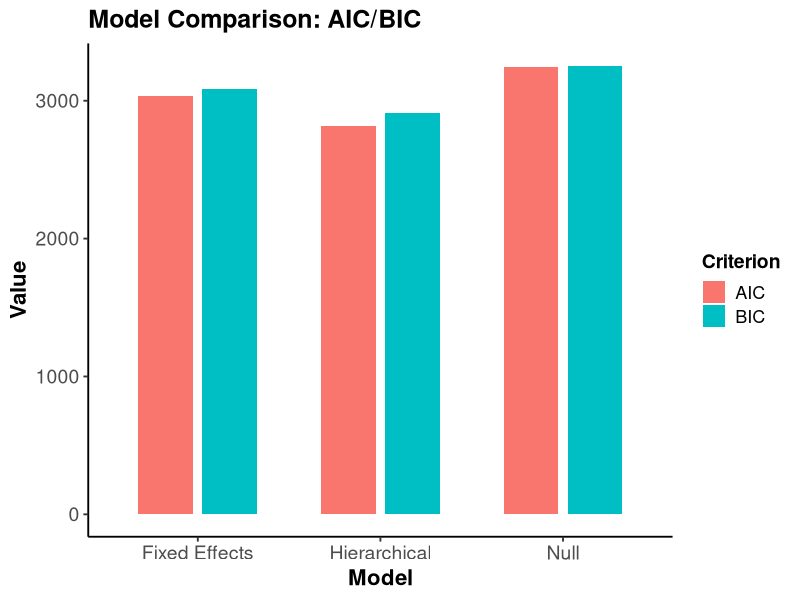
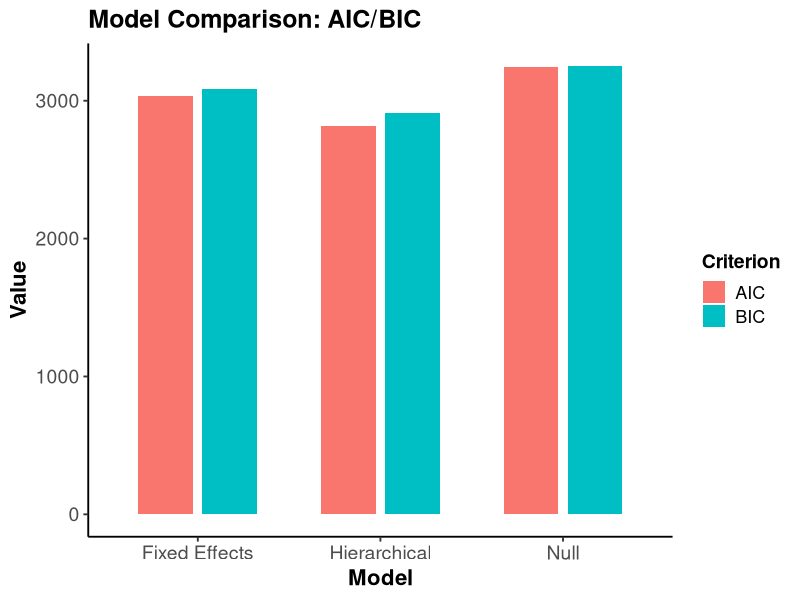
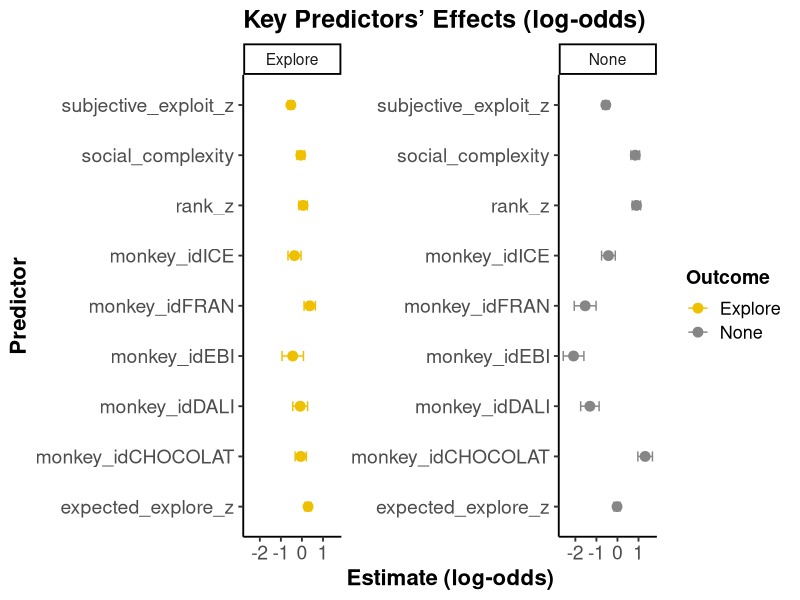
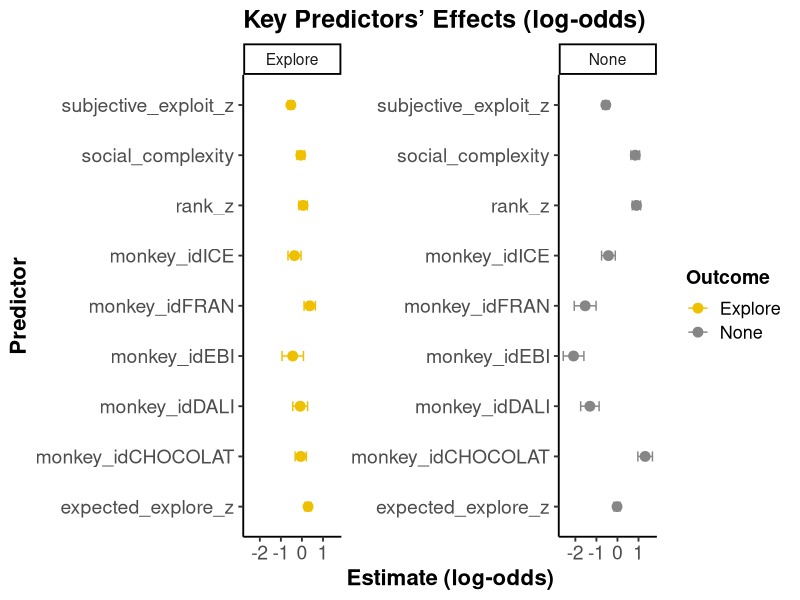
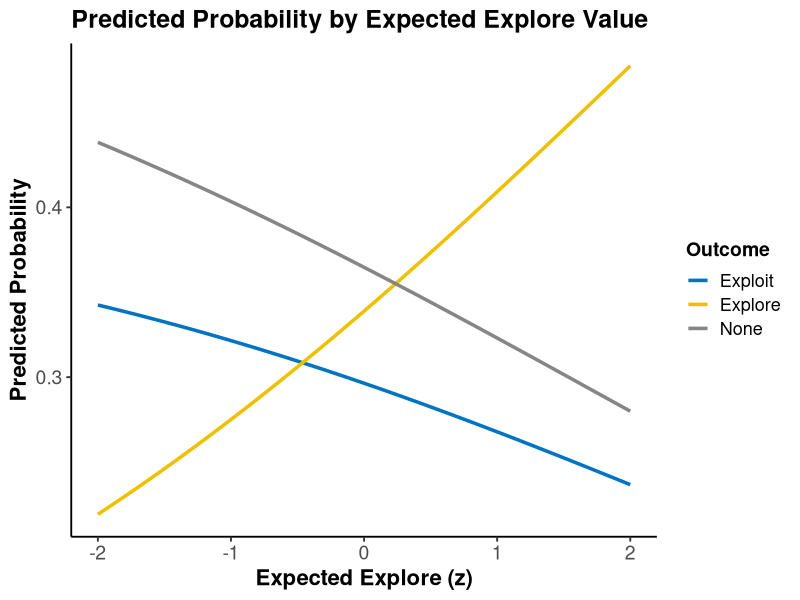
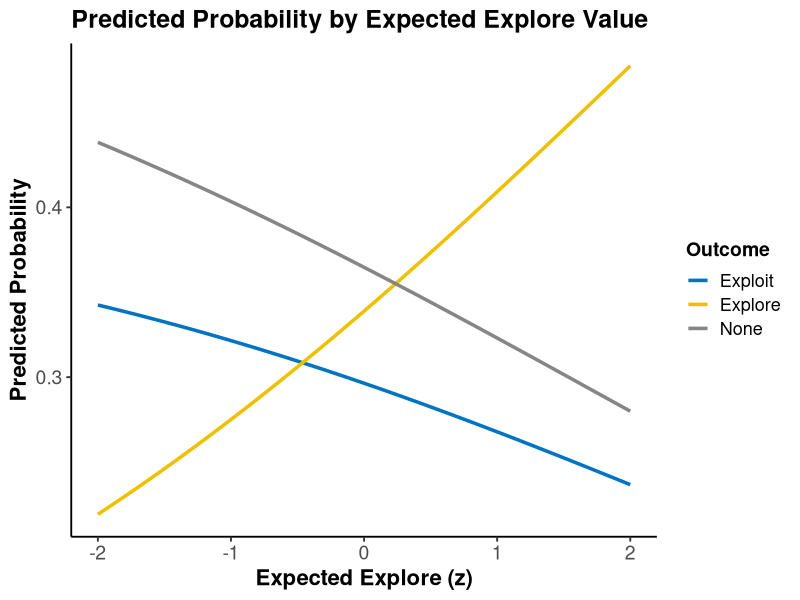
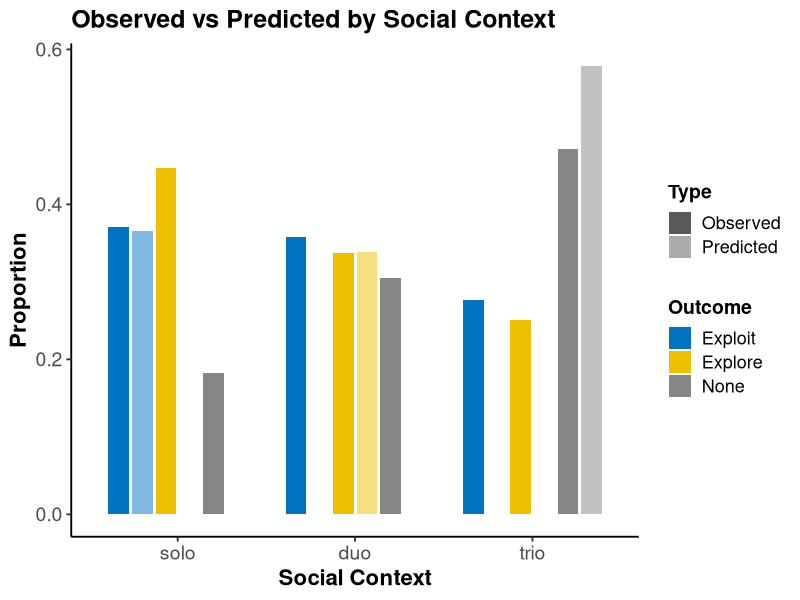
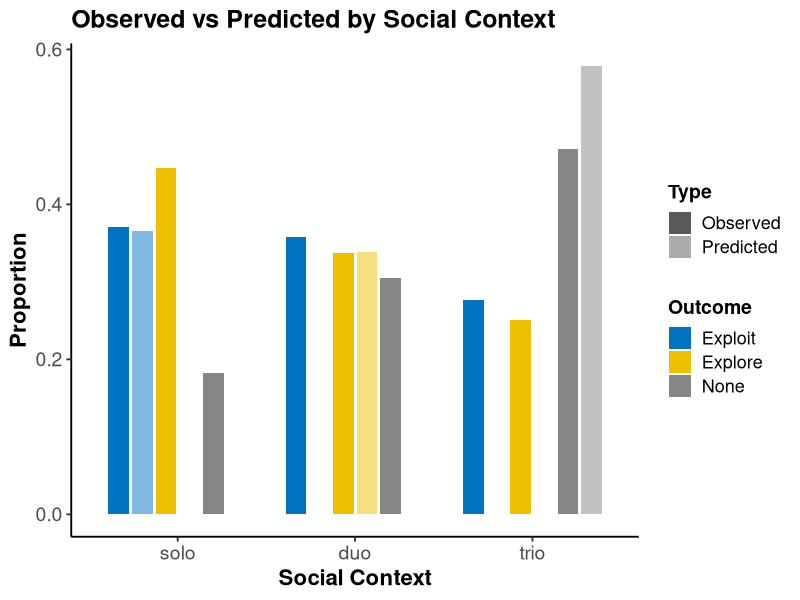

The R script that drew these images, in order:
# =============================================================================
# POSTER KEY FINDINGS PLOTS: Clean Classic Style
# =============================================================================

library(ggplot2)
library(dplyr)
library(nnet)
library(scales)
library(reshape2)

# Color palette
cb_colors <- c("Exploit" = "#0073C2FF", "Explore" = "#EFC000FF", "None" = "#868686FF")

# Theme for poster
theme_poster <- function() {
  theme_classic(base_size = 14) +
    theme(
      axis.title = element_text(face = "bold", size = 16),
      axis.text = element_text(size = 14),
      plot.title = element_text(face = "bold", size = 18, hjust = 0),
      legend.title = element_text(face = "bold", size = 14),
      legend.text = element_text(size = 13),
      legend.position = "right"
    )
}

# Load data
raw_data <- read.csv("Explore Exploit Dataset.csv", stringsAsFactors = FALSE)

data_clean <- raw_data %>%
  filter(TRIAL_TYPE == "OIT_RE") %>%
  mutate(
    outcome = case_when(
      grepl("explore", tolower(OUTCOME)) ~ "Explore",
      grepl("exploit", tolower(OUTCOME)) ~ "Exploit", 
      grepl("none|stop|NONE", tolower(OUTCOME)) | OUTCOME == "" ~ "None",
      TRUE ~ "None"
    ),
    social_context = factor(CONDITION, levels = c("solo", "duo", "trio")),
    monkey_id = factor(monkey),
    social_complexity = as.numeric(social_context),
    rank_z = as.numeric(scale(ABSOLUTE_RANK)),
    expected_explore_z = as.numeric(scale(expected_explore)),
    subjective_exploit_z = as.numeric(scale(subjective_exploit))
  ) %>%
  filter(!is.na(outcome), !is.na(social_context), !is.na(monkey_id)) %>%
  filter(complete.cases(.[c("expected_explore_z", "subjective_exploit_z")]))

# Fit models
fit_null <- multinom(outcome ~ 1, data = data_clean, trace = FALSE)
fit_fix <- multinom(outcome ~ social_complexity + expected_explore_z + 
                   subjective_exploit_z + rank_z, 
                   data = data_clean, trace = FALSE)
fit_hier <- multinom(outcome ~ social_complexity + expected_explore_z + 
                    subjective_exploit_z + rank_z + monkey_id, 
                    data = data_clean, trace = FALSE)

# 1. Model Comparison (AIC/BIC)
model_comparison <- data.frame(
  Model = c("Null", "Fixed Effects", "Hierarchical"),
  AIC = c(AIC(fit_null), AIC(fit_fix), AIC(fit_hier)),
  BIC = c(BIC(fit_null), BIC(fit_fix), BIC(fit_hier))
)
model_comparison_long <- melt(model_comparison, id.vars = "Model")
plot_aic_bic <- ggplot(model_comparison_long, aes(x = Model, y = value, fill = variable)) +
  geom_bar(stat = "identity", position = position_dodge(width = 0.7), width = 0.6) +
  labs(title = "Model Comparison: AIC/BIC", y = "Value", x = "Model", fill = "Criterion") +
  theme_poster()
ggsave("Poster_AIC_BIC.png", plot_aic_bic, width = 6, height = 4, dpi = 300)
ggsave("Poster_AIC_BIC.pdf", plot_aic_bic, width = 6, height = 4)

# 2. Key Predictors’ Effects (Coefficient Plot)
coef_matrix <- summary(fit_hier)$coefficients
se_matrix <- summary(fit_hier)$standard.errors
coef_df <- data.frame()
for (outcome in rownames(coef_matrix)) {
  for (term in colnames(coef_matrix)) {
    if (term != "(Intercept)") {
      coef_val <- coef_matrix[outcome, term]
      se_val <- se_matrix[outcome, term]
      coef_df <- rbind(coef_df, data.frame(
        Outcome = outcome,
        Predictor = term,
        Estimate = coef_val,
        SE = se_val,
        Lower = coef_val - 1.96 * se_val,
        Upper = coef_val + 1.96 * se_val
      ))
    }
  }
}
plot_coef <- ggplot(coef_df, aes(x = Estimate, y = Predictor, color = Outcome)) +
  geom_point(position = position_dodge(width = 0.7), size = 3) +
  geom_errorbarh(aes(xmin = Lower, xmax = Upper), height = 0.2, position = position_dodge(width = 0.7)) +
  facet_wrap(~Outcome, scales = "free_y") +
  labs(title = "Key Predictors’ Effects (log-odds)", x = "Estimate (log-odds)", y = "Predictor") +
  scale_color_manual(values = cb_colors) +
  theme_poster()
ggsave("Poster_Coefficient_Plot.png", plot_coef, width = 8, height = 5, dpi = 300)
ggsave("Poster_Coefficient_Plot.pdf", plot_coef, width = 8, height = 5)

# 3. Predicted Probability Curves (Expected Explore)
pred_grid <- expand.grid(
  expected_explore_z = seq(-2, 2, length.out = 100),
  social_complexity = 2,  # must match model
  subjective_exploit_z = 0,
  rank_z = 0,
  monkey_id = levels(data_clean$monkey_id)[1]
)
pred_probs <- as.data.frame(predict(fit_hier, pred_grid, type = "probs"))
pred_grid$Exploit <- pred_probs$Exploit
pred_grid$Explore <- pred_probs$Explore
pred_grid$None <- pred_probs$None
plot_prob_curve <- ggplot(pred_grid, aes(x = expected_explore_z)) +
  geom_line(aes(y = Exploit, color = "Exploit"), size = 1.2) +
  geom_line(aes(y = Explore, color = "Explore"), size = 1.2) +
  geom_line(aes(y = None, color = "None"), size = 1.2) +
  labs(title = "Predicted Probability by Expected Explore Value", x = "Expected Explore (z)", y = "Predicted Probability", color = "Outcome") +
  scale_color_manual(values = cb_colors) +
  theme_poster()
ggsave("Poster_Probability_Curves.png", plot_prob_curve, width = 7, height = 4, dpi = 300)
ggsave("Poster_Probability_Curves.pdf", plot_prob_curve, width = 7, height = 4)

# 4. Observed vs Predicted by Social Context
grouped <- data_clean %>%
  group_by(social_context, outcome) %>%
  summarise(Observed = n(), .groups = "drop") %>%
  group_by(social_context) %>%
  mutate(Observed = Observed / sum(Observed))
pred_grid2 <- expand.grid(
  social_complexity = c(1, 2, 3),
  expected_explore_z = 0,
  subjective_exploit_z = 0,
  rank_z = 0,
  monkey_id = levels(data_clean$monkey_id)[1]
)
pred_grid2$social_context <- factor(c("solo", "duo", "trio"), levels = c("solo", "duo", "trio"))[pred_grid2$social_complexity]
pred_probs2 <- as.data.frame(predict(fit_hier, pred_grid2, type = "probs"))
pred_long <- melt(pred_probs2)
pred_long$social_context <- rep(pred_grid2$social_context, each = 3)
pred_long$outcome <- rep(c("Exploit", "Explore", "None"), times = nrow(pred_grid2))
pred_long <- pred_long %>% filter(variable == outcome)
pred_long <- pred_long %>% select(social_context, outcome, Predicted = value)
plot_data <- left_join(grouped, pred_long, by = c("social_context", "outcome"))
plot_data_long <- melt(plot_data, id.vars = c("social_context", "outcome"), variable.name = "Type", value.name = "Proportion")
plot_obs_pred <- ggplot(plot_data_long, aes(x = social_context, y = Proportion, fill = outcome, alpha = Type)) +
  geom_bar(stat = "identity", position = position_dodge(width = 0.8), width = 0.7) +
  scale_fill_manual(values = cb_colors) +
  scale_alpha_manual(values = c(Observed = 1, Predicted = 0.5)) +
  labs(title = "Observed vs Predicted by Social Context", x = "Social Context", y = "Proportion", fill = "Outcome", alpha = "Type") +
  theme_poster()
ggsave("Poster_ObsPred_Context.png", plot_obs_pred, width = 7, height = 4, dpi = 300)
ggsave("Poster_ObsPred_Context.pdf", plot_obs_pred, width = 7, height = 4)

# 5. Individual Differences (Predicted by Monkey)
pred_grid3 <- expand.grid(
  social_complexity = 1,  # solo
  expected_explore_z = 0,
  subjective_exploit_z = 0,
  rank_z = 0,
  monkey_id = levels(data_clean$monkey_id)
)
pred_grid3$social_context <- factor("solo", levels = c("solo", "duo", "trio"))
pred_probs3 <- as.data.frame(predict(fit_hier, pred_grid3, type = "probs"))
pred_long3 <- melt(pred_probs3)
pred_long3$monkey_id <- rep(pred_grid3$monkey_id, each = 3)
pred_long3$outcome <- rep(c("Exploit", "Explore", "None"), times = nrow(pred_grid3))
pred_long3 <- pred_long3 %>% filter(variable == outcome)
pred_long3 <- pred_long3 %>% select(monkey_id, outcome, Predicted = value)
plot_indiv <- ggplot(pred_long3, aes(x = monkey_id, y = Predicted, fill = outcome)) +
  geom_bar(stat = "identity", position = position_dodge(width = 0.8), width = 0.7) +
  scale_fill_manual(values = cb_colors) +
  labs(title = "Individual Differences (Predicted by Monkey)", x = "Monkey", y = "Predicted Proportion", fill = "Outcome") +
  theme_poster()
ggsave("Poster_Individual_Differences.png", plot_indiv, width = 7, height = 4, dpi = 300)
ggsave("Poster_Individual_Differences.pdf", plot_indiv, width = 7, height = 4)

cat("All poster key findings plots saved as PNG and PDF.\n") 